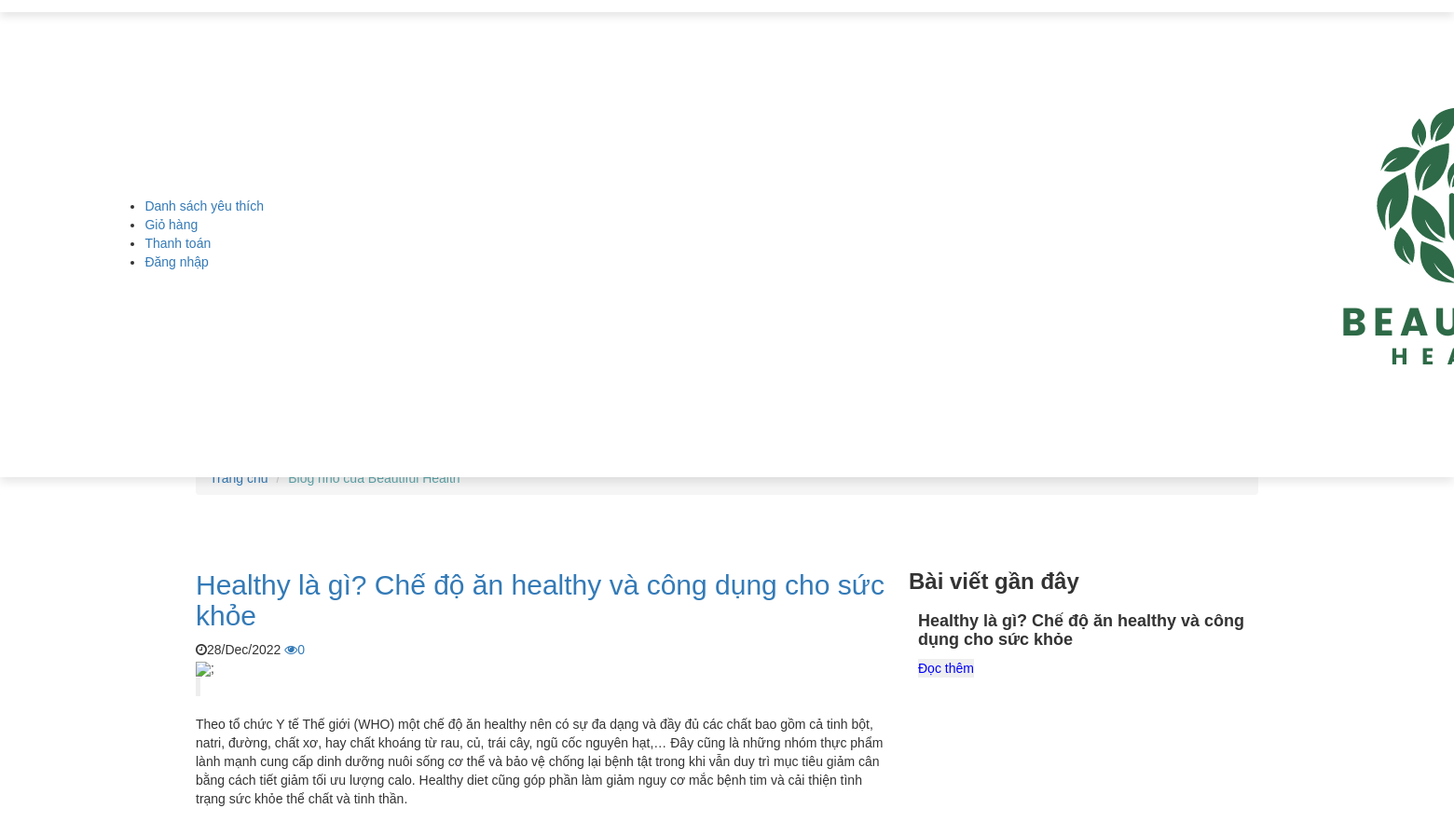
The app's page /blog.php?id=1 with its own data.
### tables this page shows
CREATE TABLE `tbl_tin_tuc` (
  `tt_id` int(11) NOT NULL,
  `tt_tieu_de` varchar(200) NOT NULL,
  `tt_mo_ta` varchar(500) NOT NULL,
  `tt_noi_dung` varchar(500) NOT NULL,
  `tt_anh` varchar(200) NOT NULL,
  `tt_ngay_dang` timestamp NOT NULL DEFAULT current_timestamp() ON UPDATE current_timestamp(),
  `tt_so_luot_xem` int(15) DEFAULT 0,
  `admin_id` int(11) NOT NULL
);

### blog.php (the view, shortened to what this page needs)
<!doctype html>
<html lang="en-gb" class="no-js">
  <head>
    <link href="../assets/css/font-awesome.css" rel="stylesheet">
    <link href="../assets/css/bootstrap.css" rel="stylesheet">
    <link href="../assets/css/jquery.smartmenus.bootstrap.css" rel="stylesheet">
    <link rel="stylesheet" type="text/css" href="../assets/css/jquery.simpleLens.css">
    <link rel="stylesheet" type="text/css" href="../assets/css/slick.css">
    <link rel="stylesheet" type="text/css" href="../assets/css/nouislider.css">
    <link id="switcher" href="../assets/css/theme-color/dark-red-theme.css" rel="stylesheet">
    <link href="../assets/css/sequence-theme.modern-slide-in.css" rel="stylesheet" media="all">
    <link href="../assets/css/style.css" rel="stylesheet">
  <body  data-spy="scroll" data-target="#main-menu">
 <header id="aa-header">
    <div class="aa-header-top">
      <div class="container">
        <div class="row">
          <div class="col-md-12">
            <div class="aa-header-top-area">
              <div class="aa-header-top-right">
                <ul class="aa-head-top-nav-right">
                  <li class="hidden-xs"><a href="yeu_thich.php">Danh sách yêu thích</a></li>
                  <li class="hidden-xs"><a href="gio_hang.php">Giỏ hàng</a></li>
                  <li class="hidden-xs"><a href="thanh_toan.php">Thanh toán</a></li>
                  <li class="hidden-xs"><a href="dang_nhap.php">Đăng nhập</a></li>
                </ul>
              </div>
            </div>
          </div>
        </div>
      </div>
    </div>
    <div class="aa-header-bottom">
      <div class="container">
        <div class="row">
          <div class="col-md-12">
            <div class="aa-header-bottom-area">
              <div class="aa-logo">
                <a href="index.php "><img src="/img/logogreen.png" alt="logo.img"></a>
              </div>
            </div>
          </div>
        </div>
      </div>
    </div>
  </header>
  <section id="menu">
    <div class="container">
      <div class="menu-area">
        <div class="navbar navbar-default" role="navigation">
          <div class="navbar-collapse collapse">
            <ul class="nav navbar-nav">
              <li><a href="index.php">Trang chủ</a></li>
              <li><a href="ao.php">Áo<span class="caret"></span></a>
              </li>
              <li><a href="quan.php">Quần<span class="caret"></span></a>
                  </li>
                </ul>
              <li><a href="set_do.php">Set đồ</a>
              </li>
              <li><a href="chan_vay.php">Chân váy<span class="caret"></span></a>
              </li>
              <li><a href="vay.php">Váy</a></li>
              <li><a href="yem.php">Yếm</a></li>
          </div>
        </div>
      </div>
    </div>
  </section>
    <header id="header">
        <div class="container">
          <div class="row">
            <div class="col-sm-12">
            </div>
          </div>
        </div>
      </header>
    <section id="aa-catg-head-banner">
   <div class="aa-catg-head-banner-area">
     <div class="container">
      <div class="aa-catg-head-banner-content">
        <h2><b>CÙNG BEAUTIFUL HEALTH TRỞ NÊN XINH ĐẸP</b></h2>
        <ol class="breadcrumb">
          <li><a href="index.php">Trang chủ</a></li>
          <li class="active">Blog nhỏ của Beautiful Health</li>
        </ol>
      </div>
     </div>
   </div>
    </section>
       <?php
          include("config.php");
          $tt_id = $_GET['id'];
          $sql = " SELECT *  FROM `tbl_tin_tuc`
                    WHERE `tt_id` = '".$tt_id."'
          ";
          $noi_dung_tin_tuc = mysqli_query($conn, $sql);
          $row = mysqli_fetch_array($noi_dung_tin_tuc)
       ;?>
    <section class="section">
      <div class="container">
        <div class="row">
          <div class="col-md-8 col-sm-8">
            <div class="post-content">
              <h2><a href="#"><?php echo $row['tt_tieu_de'];?></a></h2>
              <div class="aa-article-bottom">
                      <div class="aa-post-date">
                         <i class="fa fa-clock-o"></i><?php echo date("d/M/Y", strtotime($row["tt_ngay_dang"]));?> </span> <a href="#"><i class="fa fa-eye"></i><?php echo $row['tt_so_luot_xem'];?></a>
                      </div>
                    </div>
              <div class="post-img" text-align:center>
                <img src='./img/".$row["tt_anh"]."'>;
              </div>
              <div class="post-description">
                <blockquote><?php echo $row['tt_mo_ta'];?></blockquote>
                <p><?php echo $row['tt_noi_dung'];?></p>
              </div>
            </div>
          </div>
           <div class="aa-sidebar-widget">
                    <h3><b><u>Bài viết gần đây</u></b></h3>
                    <div class="row">
                <?php
                include("config.php");
                $sql=" SELECT * FROM tbl_tin_tuc  ORDER BY tt_id DESC LIMIT 3" ;
                $noi_dung_tin_tuc= mysqli_query($conn,$sql);
                while($row=mysqli_fetch_array($noi_dung_tin_tuc))
                {
                  ;?>
                  <div class="media">
                          <div class="media-left">
                          </div>
                          <div class="media-body">
                           <h4><b><?php echo $row['tt_tieu_de'];?></b></h4>
                           <a href= "blog.php?id=<?php echo $row["tt_id"];?>" class="aa-read-mor-btn"><button style="color: blue;" >Đọc thêm  </button></a>
                </div>
                 <?php
              }
              ;?>
              </div>
            </div>
          </div>
        </div>
      </div>
  </section>
</body>
</html>

### Sản phẩm 02/assets/css/theme-color/dark-red-theme.css (style rules this page uses)
h2 { color: #61A6AB; }
#menu { background-color: #61A6AB; }
#aa-catg-head-banner .aa-catg-head-banner-area .aa-catg-head-banner-content .breadcrumb .active { color: #61A6AB; }

### style.css (style rules this page uses)
:root { --pink: rgb(18, 131, 50); }
* { margin:0; padding:0; box-sizing: border-box; font-family: Verdana, Geneva, Tahoma, sans-serif; outline: none; border:none; text-decoration: none; transition: .2s linear; }
html { font-size: 62.5%; scroll-behavior: smooth; scroll-padding-top: 6rem; overflow-x: hidden; }
section { padding:2rem 9%; }
header { position: fixed; top:0; left:0; right:0; background:#fff; padding:0.6rem 9%; display: flex; align-items: center; justify-content: space-between; z-index: 1000; box-shadow: 0 .5rem 1rem rgba(0,0,0,.1); }

### records on screen
tbl_tin_tuc: tt_tieu_de "Healthy là gì? Chế độ ăn healthy và công dụng cho sức khỏe", tt_ngay_dang "28/Dec/2022", tt_so_luot_xem "0", tt_noi_dung "Theo tổ chức Y tế Thế giới (WHO) một chế độ ăn healthy nên có sự đa dạng và đầy đủ các chất bao gồm cả tinh bột, natri, đường, chất xơ, hay chất khoáng từ rau, củ, trái cây, ngũ cốc nguyên hạt,… Đây cũng là những nhóm thực phẩm lành mạnh cung cấp dinh dưỡng nuôi sống cơ thể và bảo vệ chống lại bệnh tật trong khi vẫn duy trì mục tiêu giảm cân bằng cách tiết giảm tối ưu lượng calo. Healthy diet cũng góp phần làm giảm nguy cơ mắc bệnh tim và cải thiện tình trạng sức khỏe thể chất và tinh thần."
